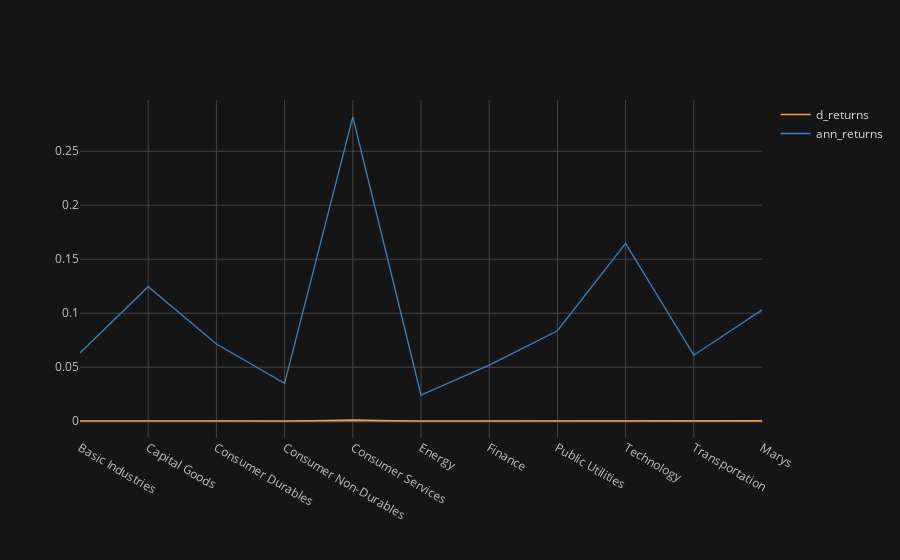

The notebook cell saved with this chart:
### Code cell
Reeturns.iplot(theme = "solar")

### Figure 1 — Plotly figure (JSON) as saved in the notebook; plotly's stock layout.template omitted (floating-point values rounded to 4 significant figures)
{"data": [{"line": {"color": "rgba(255, 153, 51, 1.0)", "dash": "solid", "shape": "linear", "width": 1.3}, "mode": "lines", "name": "d_returns", "text": "", "type": "scatter", "x": ["Basic Industries", "Capital Goods", "Consumer Durables", "Consumer Non-Durables", "Consumer Services", "Energy", "Finance", "Public Utilities", "Technology", "Transportation", "Marys"], "y": [0.0002516, 0.000496, 0.0002844, 0.0001398, 0.001122, 9.667e-05, 0.0002065, 0.0003335, 0.0006552, 0.0002433, 0.0004104]}, {"line": {"color": "rgba(55, 128, 191, 1.0)", "dash": "solid", "shape": "linear", "width": 1.3}, "mode": "lines", "name": "ann_returns", "text": "", "type": "scatter", "x": ["Basic Industries", "Capital Goods", "Consumer Durables", "Consumer Non-Durables", "Consumer Services", "Energy", "Finance", "Public Utilities", "Technology", "Transportation", "Marys"], "y": [0.0632, 0.1246, 0.07144, 0.03511, 0.2818, 0.02429, 0.05189, 0.0838, 0.1646, 0.06113, 0.1031]}], "layout": {"legend": {"bgcolor": "#151516", "font": {"color": "#D9D9D9"}}, "paper_bgcolor": "#151516", "plot_bgcolor": "#151516", "title": {"font": {"color": "#D9D9D9"}}, "xaxis": {"gridcolor": "#434343", "showgrid": true, "tickfont": {"color": "#C2C2C2"}, "title": {"font": {"color": "#D9D9D9"}, "text": ""}, "zerolinecolor": "#666570"}, "yaxis": {"gridcolor": "#434343", "showgrid": true, "tickfont": {"color": "#C2C2C2"}, "title": {"font": {"color": "#D9D9D9"}, "text": ""}, "zerolinecolor": "#666570"}}}
